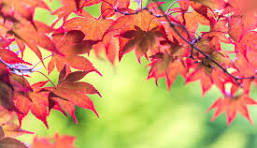
%> input picture LAB06/InputPicture.jpg, 257 x 148 px
$ octave --eval "result = rgb_to_colored_channels('InputPicture.jpg');"   (GNU Octave 9; MATLAB toolbox functions it lacks are replaced by stand-ins)
%> lines starting %> are read from the running program, lines starting %| are printed output that depends on the picture
function [R_colored, G_colored, B_colored] = rgb_to_colored_channels(input_path)
%> called with input_path = 'InputPicture.jpg'
    % Function to separate an RGB image into colored Red, Green, and Blue channels
    % Input: input_path - the file path of the input RGB image
    % Output: R_colored - Red channel as a colored image
    %         G_colored - Green channel as a colored image
    %         B_colored - Blue channel as a colored image

    % Read the RGB image from the input path
    rgb_image = imread('C:\Users\CSELAB-2\Desktop\LAB06\InputPicture.jpg');
%> rgb_image is the input picture: size 148x257x3 uint8; mean R, G, B 207.5, 145.3, 99.8

    % Initialize colored channel images
    R_colored = zeros(size(rgb_image)); % Red channel image
    G_colored = zeros(size(rgb_image)); % Green channel image
    B_colored = zeros(size(rgb_image)); % Blue channel image

    % Assign the R, G, B values to the respective channels
    R_colored(:,:,1) = rgb_image(:,:,1); % Keep Red channel
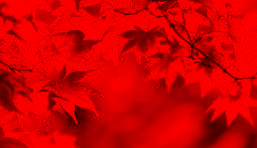
%> R_colored: size 148x257x3 double; mean R, G, B 207.5, 0, 0
    G_colored(:,:,2) = rgb_image(:,:,2); % Keep Green channel
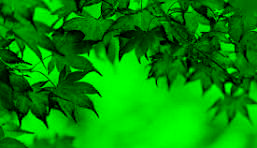
%> G_colored: size 148x257x3 double; mean R, G, B 0, 145.3, 0
    B_colored(:,:,3) = rgb_image(:,:,3); % Keep Blue channel
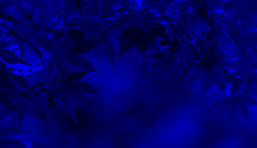
%> B_colored: size 148x257x3 double; mean R, G, B 0, 0, 99.8

    % Convert channel images to uint8 for proper display
    R_colored = uint8(R_colored);
%> R_colored: size 148x257x3 uint8
    G_colored = uint8(G_colored);
%> G_colored: size 148x257x3 uint8
    B_colored = uint8(B_colored);
%> B_colored: size 148x257x3 uint8

    % Display the original RGB image and colored R, G, B channel images
    figure;

    subplot(2,2,1);
    imshow(rgb_image);
    title('Original RGB Image');

    subplot(2,2,2);
    imshow(R_colored);
    title('Red Channel (Colored)');

    subplot(2,2,3);
    imshow(G_colored);
    title('Green Channel (Colored)');

    subplot(2,2,4);
    imshow(B_colored);
    title('Blue Channel (Colored)');
end
